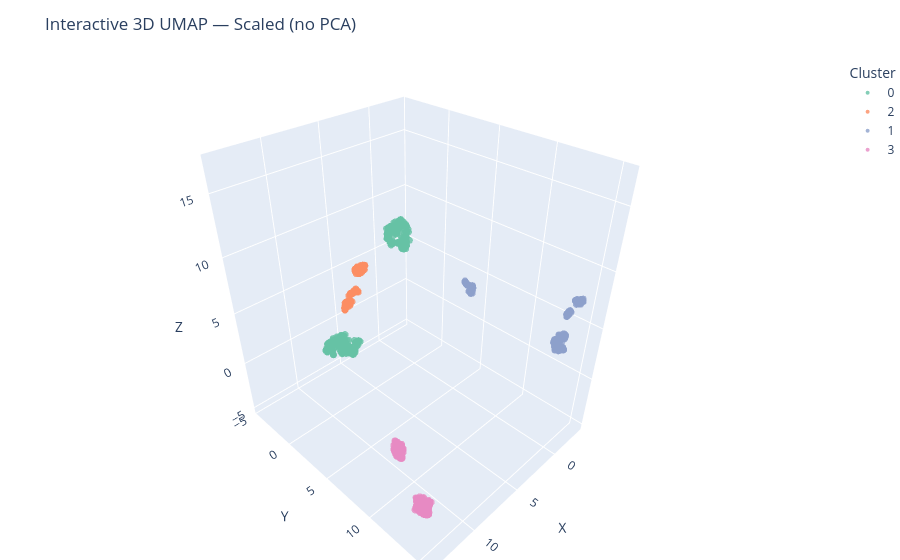

The notebook cell saved with this chart:
### Markdown cell above
This optional view lets stakeholders rotate and zoom in three dimensions, exploring how clusters relate in reduced UMAP space.
Interactive 3D plots help reveal overlaps and transition zones that may not appear in 2D projections.
Hover data can include cluster labels and key variables, making exploration intuitive for both technical and non-technical audiences.

### Code cell
# ==============================================================
# Interactive 3D UMAP (Plotly) — directly from scaled data (no PCA)
# ==============================================================

def interactive_umap3d_scaled(
    X_scaled_noout: pd.DataFrame,
    labels_df: pd.DataFrame,
    n_neighbors: int = 15,
    min_dist: float = 0.1,
    random_state: int = 42,
    point_size: int = 4,
    opacity: float = 0.8,
):
    """
    Build and show a 3D UMAP scatter using the original scaled dataset (no PCA).

    Parameters
    ----------
    X_scaled_noout : pd.DataFrame
        Scaled feature matrix without outliers (e.g., noout_scaled).
    labels_df : pd.DataFrame
        DataFrame containing final cluster labels (must include 'cluster_final' and optionally 'row_id').
    n_neighbors : int
        UMAP local neighborhood size (structure vs. detail tradeoff).
    min_dist : float
        UMAP minimum distance between embedded points (visual compactness).
    random_state : int
        Reproducibility.
    point_size : int
        Marker size in the 3D scatter.
    opacity : float
        Marker opacity in the 3D scatter.
    """

    if not isinstance(X_scaled_noout, pd.DataFrame):
        raise ValueError("X_scaled_noout must be a pandas DataFrame.")
    if "cluster_final" not in labels_df.columns:
        raise ValueError("labels_df must include a 'cluster_final' column.")

    # Ensure there's a row_id
    if "row_id" not in labels_df.columns:
        labels_df = labels_df.copy()
        labels_df.insert(0, "row_id", np.arange(len(labels_df)))

    # Align by index or row_id if present
    if "row_id" in labels_df.columns and "row_id" in X_scaled_noout.columns:
        merged = X_scaled_noout.merge(labels_df[["row_id", "cluster_final"]], on="row_id", how="left")
    else:
        merged = X_scaled_noout.copy()
        merged["cluster_final"] = labels_df["cluster_final"].values

    X = merged.select_dtypes(include=[np.number]).drop(columns=["cluster_final"], errors="ignore").to_numpy()
    y = merged["cluster_final"].to_numpy()

    # --- UMAP 3D embedding ---
    reducer = umap.UMAP(
        n_components=3,
        n_neighbors=n_neighbors,
        min_dist=min_dist,
        metric="euclidean",
        random_state=random_state,
    )
    coords = reducer.fit_transform(X)

    # --- build plotting frame ---
    df_plot = pd.DataFrame(coords, columns=["X", "Y", "Z"])
    df_plot["cluster"] = y.astype(int)

    # --- Plotly 3D scatter ---
    fig = px.scatter_3d(
        df_plot,
        x="X",
        y="Y",
        z="Z",
        color=df_plot["cluster"].astype(str),
        title="Interactive 3D UMAP — Scaled (no PCA)",
        color_discrete_sequence=px.colors.qualitative.Set2,
    )
    fig.update_traces(marker=dict(size=point_size, opacity=opacity))
    fig.update_layout(legend_title_text="Cluster", margin=dict(l=0, r=0, t=60, b=0))
    fig.show()

    uniq = np.unique(y)
    print(f"✅ UMAP shown: {X.shape[0]} samples, {X.shape[1]} features, clusters={uniq.tolist()}")


# ---- Example call ----
toreduce = noout_scaled.copy()
interactive_umap3d_scaled(toreduce, DATASETS["no_outliers"]["final_labels"])

### Figure 1 — Plotly figure (JSON) as saved in the notebook; plotly's stock layout.template omitted (floating-point values rounded to 4 significant figures; data arrays with more than 128 entries replaced by an {"elided": "..."} marker saying what was removed)
{"data": [{"hovertemplate": "color=0<br>X=%{x}<br>Y=%{y}<br>Z=%{z}<extra></extra>", "legendgroup": "0", "marker": {"color": "rgb(102,194,165)", "opacity": 0.8, "size": 4, "symbol": "circle"}, "mode": "markers", "name": "0", "scene": "scene", "showlegend": true, "type": "scatter3d", "x": {"elided": "376 float values"}, "y": {"elided": "376 float values"}, "z": {"elided": "376 float values"}}, {"hovertemplate": "color=2<br>X=%{x}<br>Y=%{y}<br>Z=%{z}<extra></extra>", "legendgroup": "2", "marker": {"color": "rgb(252,141,98)", "opacity": 0.8, "size": 4, "symbol": "circle"}, "mode": "markers", "name": "2", "scene": "scene", "showlegend": true, "type": "scatter3d", "x": {"elided": "174 float values"}, "y": {"elided": "174 float values"}, "z": {"elided": "174 float values"}}, {"hovertemplate": "color=1<br>X=%{x}<br>Y=%{y}<br>Z=%{z}<extra></extra>", "legendgroup": "1", "marker": {"color": "rgb(141,160,203)", "opacity": 0.8, "size": 4, "symbol": "circle"}, "mode": "markers", "name": "1", "scene": "scene", "showlegend": true, "type": "scatter3d", "x": {"elided": "207 float values"}, "y": {"elided": "207 float values"}, "z": {"elided": "207 float values"}}, {"hovertemplate": "color=3<br>X=%{x}<br>Y=%{y}<br>Z=%{z}<extra></extra>", "legendgroup": "3", "marker": {"color": "rgb(231,138,195)", "opacity": 0.8, "size": 4, "symbol": "circle"}, "mode": "markers", "name": "3", "scene": "scene", "showlegend": true, "type": "scatter3d", "x": {"elided": "200 float values"}, "y": {"elided": "200 float values"}, "z": {"elided": "200 float values"}}], "layout": {"legend": {"title": {"text": "Cluster"}, "tracegroupgap": 0}, "margin": {"b": 0, "l": 0, "r": 0, "t": 60}, "scene": {"domain": {"x": [0, 1], "y": [0, 1]}, "xaxis": {"title": {"text": "X"}}, "yaxis": {"title": {"text": "Y"}}, "zaxis": {"title": {"text": "Z"}}}, "title": {"text": "Interactive 3D UMAP — Scaled (no PCA)"}}}
